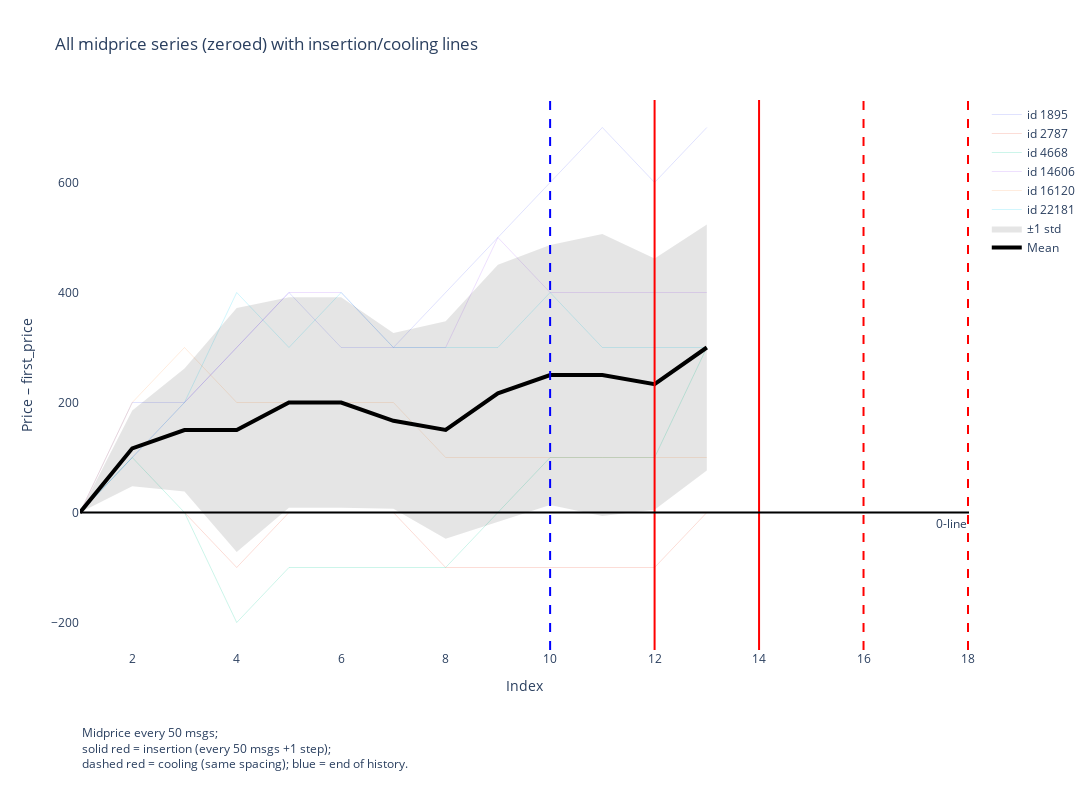

Here is the notebook cell this chart was saved with:
### Code cell
# 1) how many mid-price samples in one historical block?
hist_steps = hist_msgs // midprice_step_size

# 2) how many mid-price samples in one generated block?
gen_steps  = n_gen_msgs // midprice_step_size

# 3) the “block” between events in mid-price units:
gen_block  = gen_steps + 1    # one extra step after each generated block

# collect your zeroed series…
all_series = []
for row in merged.itertuples(index=False):
    data = np.array(row.merged_data)
    arr0 = data - data[0]
    all_series.append(arr0)
all_series = np.vstack(all_series)
time       = all_series.shape[1]
x          = np.arange(1, time+1)

# compute mean/std
mean_series = all_series.mean(axis=0)
std_series  = all_series.std(axis=0)

fig = go.Figure()

# faint individual traces
for row, arr0 in zip(merged.itertuples(index=False), all_series):
    fig.add_trace(go.Scatter(
        x=x, y=arr0, mode='lines',
        name=f"id {row.id}", line=dict(width=1),
        opacity=0.2, hoverinfo='skip'
    ))

# ±1 std band
fig.add_trace(go.Scatter(
    x=np.concatenate([x, x[::-1]]),
    y=np.concatenate([mean_series + std_series, (mean_series - std_series)[::-1]]),
    fill='toself', fillcolor='rgba(0,0,0,0.1)',
    line=dict(color='rgba(0,0,0,0)'), hoverinfo='skip',
    showlegend=True, name='±1 std'
))

# bold mean line
fig.add_trace(go.Scatter(
    x=x, y=mean_series, mode='lines',
    name='Mean', line=dict(color='black', width=4)
))

# history-end (blue dashed)
fig.add_vline(x=hist_steps, line=dict(color='blue', width=2, dash='dash'))

# build all event positions in mid-price units
events = np.arange(1, num_insertions + num_coolings + 1)
positions = hist_steps + gen_block * events

# insertion (solid red) = first num_insertions events
for pos in positions[:num_insertions]:
    fig.add_vline(x=pos, line=dict(color='red', width=2, dash='solid'))
# cooling (dashed red) = next num_coolings events
for pos in positions[num_insertions:]:
    fig.add_vline(x=pos, line=dict(color='red', width=2, dash='dash'))

print("insertion positions:", positions[:num_insertions].tolist())
print("cooling positions:  ", positions[num_insertions:].tolist())

# zero‐line
fig.add_hline(y=0, line=dict(color='black', width=2, dash='solid'),
              annotation_text="0-line", annotation_position="bottom right")

# layout
fig.update_layout(
    title="All midprice series (zeroed) with insertion/cooling lines",
    xaxis_title="Index", yaxis_title="Price – first_price",
    template="plotly_white", hovermode="x unified",
    height=800, width=1200, margin={"b":150}
)
fig.update_xaxes(showgrid=False)
fig.update_yaxes(showgrid=False)

info_text = (
    f"Midprice every {midprice_step_size} msgs;<br>"
    f"solid red = insertion (every {n_gen_msgs} msgs +1 step);<br>"
    f"dashed red = cooling (same spacing); blue = end of history."
)
fig.add_annotation(
    text=info_text, xref="paper", yref="paper",
    x=0, y=-0.225, showarrow=False, align="left", font={"size":12}
)

fig.show()

### Figure 1 — Plotly figure (JSON) as saved in the notebook; plotly's stock layout.template omitted (floating-point values rounded to 4 significant figures)
{"data": [{"hoverinfo": "skip", "line": {"width": 1}, "mode": "lines", "name": "id 1895", "opacity": 0.2, "type": "scatter", "x": [1, 2, 3, 4, 5, 6, 7, 8, 9, 10, 11, 12, 13], "y": [0, 200, 200, 300, 400, 300, 300, 400, 500, 600, 700, 600, 700]}, {"hoverinfo": "skip", "line": {"width": 1}, "mode": "lines", "name": "id 2787", "opacity": 0.2, "type": "scatter", "x": [1, 2, 3, 4, 5, 6, 7, 8, 9, 10, 11, 12, 13], "y": [0, 0, 0, -100, 0, 0, 0, -100, -100, -100, -100, -100, 0]}, {"hoverinfo": "skip", "line": {"width": 1}, "mode": "lines", "name": "id 4668", "opacity": 0.2, "type": "scatter", "x": [1, 2, 3, 4, 5, 6, 7, 8, 9, 10, 11, 12, 13], "y": [0, 100, 0, -200, -100, -100, -100, -100, 0, 100, 100, 100, 300]}, {"hoverinfo": "skip", "line": {"width": 1}, "mode": "lines", "name": "id 14606", "opacity": 0.2, "type": "scatter", "x": [1, 2, 3, 4, 5, 6, 7, 8, 9, 10, 11, 12, 13], "y": [0, 100, 200, 300, 400, 400, 300, 300, 500, 400, 400, 400, 400]}, {"hoverinfo": "skip", "line": {"width": 1}, "mode": "lines", "name": "id 16120", "opacity": 0.2, "type": "scatter", "x": [1, 2, 3, 4, 5, 6, 7, 8, 9, 10, 11, 12, 13], "y": [0, 200, 300, 200, 200, 200, 200, 100, 100, 100, 100, 100, 100]}, {"hoverinfo": "skip", "line": {"width": 1}, "mode": "lines", "name": "id 22181", "opacity": 0.2, "type": "scatter", "x": [1, 2, 3, 4, 5, 6, 7, 8, 9, 10, 11, 12, 13], "y": [0, 100, 200, 400, 300, 400, 300, 300, 300, 400, 300, 300, 300]}, {"fill": "toself", "fillcolor": "rgba(0,0,0,0.1)", "hoverinfo": "skip", "line": {"color": "rgba(0,0,0,0)"}, "name": "±1 std", "showlegend": true, "type": "scatter", "x": [1, 2, 3, 4, 5, 6, 7, 8, 9, 10, 11, 12, 13, 13, 12, 11, 10, 9, 8, 7, 6, 5, 4, 3, 2, 1], "y": [0.0, 185.4, 261.8, 371.7, 391.5, 391.5, 326.5, 347.9, 450.6, 486.3, 506.6, 461.9, 523.6, 76.39, 4.812, -6.58, 13.71, -17.26, -47.91, 6.806, 8.515, 8.515, -71.74, 38.2, 47.95, 0.0]}, {"line": {"color": "black", "width": 4}, "mode": "lines", "name": "Mean", "type": "scatter", "x": [1, 2, 3, 4, 5, 6, 7, 8, 9, 10, 11, 12, 13], "y": [0.0, 116.7, 150.0, 150.0, 200.0, 200.0, 166.7, 150.0, 216.7, 250.0, 250.0, 233.3, 300.0]}], "layout": {"annotations": [{"showarrow": false, "text": "0-line", "x": 1, "xanchor": "right", "xref": "x domain", "y": 0, "yanchor": "top", "yref": "y"}, {"align": "left", "font": {"size": 12}, "showarrow": false, "text": "Midprice every 50 msgs;<br>solid red = insertion (every 50 msgs +1 step);<br>dashed red = cooling (same spacing); blue = end of history.", "x": 0, "xref": "paper", "y": -0.225, "yref": "paper"}], "height": 800, "hovermode": "x unified", "margin": {"b": 150}, "shapes": [{"line": {"color": "blue", "dash": "dash", "width": 2}, "type": "line", "x0": 10, "x1": 10, "xref": "x", "y0": 0, "y1": 1, "yref": "y domain"}, {"line": {"color": "red", "dash": "solid", "width": 2}, "type": "line", "x0": 12, "x1": 12, "xref": "x", "y0": 0, "y1": 1, "yref": "y domain"}, {"line": {"color": "red", "dash": "solid", "width": 2}, "type": "line", "x0": 14, "x1": 14, "xref": "x", "y0": 0, "y1": 1, "yref": "y domain"}, {"line": {"color": "red", "dash": "dash", "width": 2}, "type": "line", "x0": 16, "x1": 16, "xref": "x", "y0": 0, "y1": 1, "yref": "y domain"}, {"line": {"color": "red", "dash": "dash", "width": 2}, "type": "line", "x0": 18, "x1": 18, "xref": "x", "y0": 0, "y1": 1, "yref": "y domain"}, {"line": {"color": "black", "dash": "solid", "width": 2}, "type": "line", "x0": 0, "x1": 1, "xref": "x domain", "y0": 0, "y1": 0, "yref": "y"}], "title": {"text": "All midprice series (zeroed) with insertion/cooling lines"}, "width": 1200, "xaxis": {"showgrid": false, "title": {"text": "Index"}}, "yaxis": {"showgrid": false, "title": {"text": "Price – first_price"}}}}
